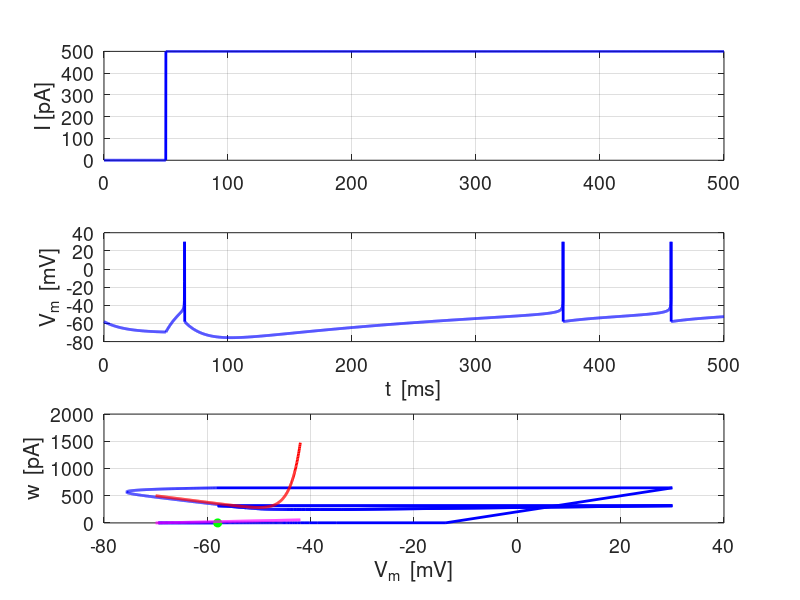

The MATLAB script that drew this image:
% AdEx001.m


clear
close all
clc


% INPUTS  ================================================================

% V and Vm  membrane potential  [mV}
% w         adaptation current (variable)  [pA]

% membrane capacitance  [pF]
  C = 200;
% synapatic conductance  [nS]  
  gL = 12;
% resting potential (effective)  [mV]  
  EL = -70;
% spike threshold potential  [mV]  
  VT = -50;
% slope factor  [mV]  
  DT = 2;
% level of subthreshold adaptation  [nS]  
  a = 2;
% adaptation time constant  [ms]  
  tw = 300;
% adaptation current increment  [pA]  
  b = 70;
% reset membrane potential  [mV]   
  Vr = -58;
% current step  [pA]  
  I0 = 500;
% threshold potential for action potential  
  Vthres = 0;
% time steps
  N = 5001;
% Max simulation time  
  tMax = 500;



% SETUP  =================================================================

  V = zeros(N,1);
  Vm = V;
  w = V;
  I = zeros(N,1);
  
% Initial values
  V(1) = -58; Vm(1) = V(1);
  w(1) = 0;

  I(500:N) = I0;

% membrane time constat
  tm = C/gL;

% simulation time  
  t = linspace(0,tMax,N);
  dt = t(2) - t(1);
  


% SOLVE ODE  =============================================================

for c = 1 :  N-1

 V(c+1) = V(c) + (dt/C)*( -gL*(V(c)-EL)  + gL*DT*exp( (V(c)-VT)/DT ) +I(c) - w(c) );
 
 w(c+1) = w(c) + (dt/tw)*( a*(V(c+1) - EL) - w(c) ); 
 
 Vm(c+1) = V(c+1);     
 
 if V(c+1) > Vthres
   V(c+1) = Vr; Vm(c+1) = 30;    % spike 
   w(c+1) = w(c+1) + b;
 end
 
end


% NULLCLINES  ===========================================================
  Vn = linspace(-70,-42,501);
 
  w1 =  a.*(Vn - EL);

  w2 = -gL.*(Vn - EL) + (gL*DT).*exp( (Vn-VT)./DT) + I0 ;


% GRAPHICS  ==============================================================
figure(1)
   set(gcf,'units','normalized');
   set(gcf,'position',[0.02 0.02 0.45 0.65]);
   set(gcf,'color','w');
   FS = 14;
   
   xP = t;
      
   subplot(3,1,1)
   yP = I;
   plot(xP,yP,'b','linewidth',2)
   box on
   grid on
   ylabel('I [pA]')
   set(gca,'fontsize',FS)
   
   subplot(3,1,2)
   yP = Vm;
   plot(xP,yP,'b','linewidth',2)
   box on
   grid on
   ylabel('V_m  [mV]')
   xlabel('t  [ms]')
   set(gca,'fontsize',FS)
   
   
   subplot(3,1,3)
   xP = Vm; yP = w;
   plot(xP,yP,'b','linewidth',2)
   hold on
   hP = plot(xP(1),yP(1),'go');
   set(hP,'markerfacecolor','g')
   box on
   grid on
   
   xP = Vn; yP = w1;
   plot(xP,yP,'m','linewidth',2)
   xP = Vn; yP = w2;
   plot(xP,yP,'r','linewidth',2)
   
   
   ylabel('w  [pA]')
   xlabel('V_m  [mV]')
   set(gca,'fontsize',FS)
   

   
  
   
   
